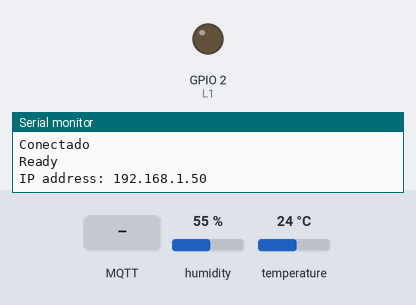
Bench run of a sketch on a simulated ESP8266 (NodeMCU). On the bench: output pins drawn as LEDs (lit = HIGH), the last lines printed to the serial monitor. Inputs (shaded band) come from the test bench; at power-on: humidity 55 %, temperature 24 °C. WiFi joins after 1.5 s; servers stay silent unless stated; no MQTT or app messages arrive unless stated.

Above: at 2.8 s.
2.9 s: MQTT message "0" arrives on the first subscribed topic
At 3.8 s:
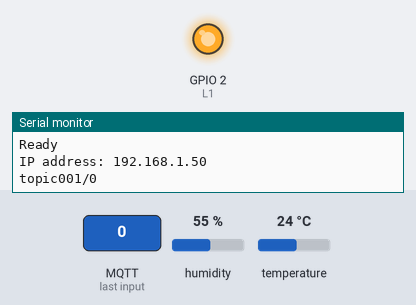
4.4 s: MQTT message "1" arrives on the first subscribed topic
At 5.0 s:
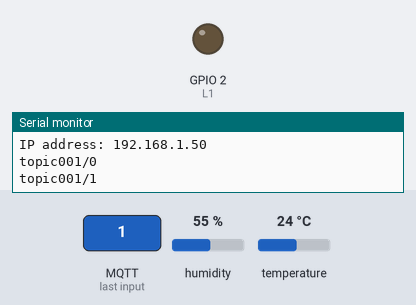
Timing chart, 0 to 7.4 s (numbered marks = the images above; inputs shaded):
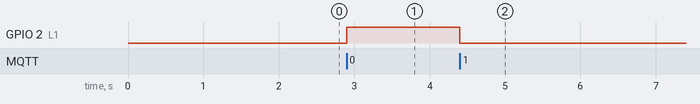

The sketch:

ESP01_dht11.ino
```cpp
#include <DHT.h>
#include <ESP8266WiFi.h>
#include <PubSubClient.h>
#include <ESP8266mDNS.h>
#include <WiFiUdp.h>
#include <ArduinoOTA.h>

#define L1 2
#define DHTPIN 0
#define DHTTYPE DHT11


float temperature;
float umidity;
long lastMsg = 0;

//..........Dados da Rede......................................................//
const char* ssid = "nome da rede";
const char* password = "senha";


//....informações do broker MQTT - Verifique as informações geradas pelo CloudMQTT

const char* mqttServer = "servidorMQTT";   //server
const char* mqttUser = "";                     //user
const char* mqttPassword = "";                //password
const int mqttPort = 1883;                     //port

//.........Tópicos mqtt que serão recebidos e enviados........................................//

const char* mqttTopicSub1 = "topic001";           //tópico que sera assinado botão
const char* mqttTopicPubtemp = "topictmp";     //tópico que sera assinado temperatura
const char* mqttTopicPubumid = "topicumd";     //tópico que sera assinado temperatura

//....................................................................................................//

WiFiClient Esplf;
PubSubClient client(Esplf);

DHT dht(DHTPIN, DHTTYPE);


void setup()
{
  Serial.begin(9600);
  //...................Conectando na rede WIFI.................................................//
  WiFi.mode(WIFI_STA);
  WiFi.begin(ssid, password);

  Serial.print("Connecting");

  while (WiFi.status() != WL_CONNECTED)
  {
    delay(500);
    Serial.print(".");
  }

  // Port defaults to 8266
  // ArduinoOTA.setPort(8266);

  // Hostname defaults to esp8266-[ChipID]
  // ArduinoOTA.setHostname("myesp8266");

  // No authentication by default
  // ArduinoOTA.setPassword("admin");

  // Password can be set with it's md5 value as well
  // MD5(admin) = 21232f297a57a5a743894a0e4a801fc3
  // ArduinoOTA.setPasswordHash("21232f297a57a5a743894a0e4a801fc3");


//...................Conectando no broker.................................//

  Serial.print("Connected, IP address: ");
  Serial.println(WiFi.localIP());
  Serial.println("Conectando no servidor mqtt................");
  client.setServer(mqttServer, mqttPort);
  client.setCallback(callback);

  while (!client.connected()) {
    Serial.println("Conectando ao Broker MQTT...");

    if (client.connect("Esplf", mqttUser, mqttPassword )) {
      Serial.println("Conectado");
    } else {
      Serial.print("falha estado  ");
      Serial.print(client.state());
      delay(2000);

    }
  }


  ArduinoOTA.onStart([]() {
     Serial.println("Iniciando OTA");
    });
  ArduinoOTA.onEnd([]() {
    Serial.println("\nEnd");
  });
  ArduinoOTA.onProgress([](unsigned int progress, unsigned int total) {
    Serial.printf("Progress: %u%%\r", (progress / (total / 100)));
  });
  ArduinoOTA.onError([](ota_error_t error) {
    Serial.printf("Error[%u]: ", error);
    if (error == OTA_AUTH_ERROR) {
      Serial.println("Auth Failed");
    } else if (error == OTA_BEGIN_ERROR) {
      Serial.println("Begin Failed");
    } else if (error == OTA_CONNECT_ERROR) {
      Serial.println("Connect Failed");
    } else if (error == OTA_RECEIVE_ERROR) {
      Serial.println("Receive Failed");
    } else if (error == OTA_END_ERROR) {
      Serial.println("End Failed");
    }
  });
  ArduinoOTA.begin();
  Serial.println("Ready");
  Serial.print("IP address: ");
  Serial.println(WiFi.localIP());


  dht.begin();
  pinMode(L1, OUTPUT);
  client.subscribe(mqttTopicSub1);

}

void callback(char* topic, byte* payload, unsigned int length) {

  //armazena msg recebida em uma sring
  payload[length] = '\0';
  String strMSG = String((char*)payload);

  //Serial.print("Mensagem mqtt: ");
  Serial.print(topic);
  Serial.print("/");
  Serial.println(strMSG);

  //aciona saída conforme msg recebida
  if (strMSG == "1") {        //se msg "1"
    digitalWrite(L1, LOW);  //coloca saída em LOW para ligar a Lampada - > o módulo RELE usado tem acionamento invertido. Se necessário ajuste para o seu modulo
  } else if (strMSG == "0") {  //se msg "0"
    digitalWrite(L1, HIGH);   //coloca saída em HIGH para desligar a Lampada - > o módulo RELE usado tem acionamento invertido. Se necessário ajuste para o seu modulo
  }

}


void reconect() {
  //Enquanto estiver desconectado
  while (!client.connected()) {
    Serial.print("Tentando conectar ao servidor MQTT");

    bool conectado = strlen(mqttUser) > 0 ?
                     client.connect("ESP8266Client", mqttUser, mqttPassword) :
                     client.connect("ESP8266Client");

    if (conectado) {

      Serial.println("Conectado!");

      //subscreve no tópico
      client.subscribe(mqttTopicSub1, 0); //nivel de qualidade: QoS 0


    } else {

      Serial.println("Falha durante a conexão.Code: ");
      Serial.println( String(client.state()).c_str());
      Serial.println("Tentando novamente em 10 s");

      //Aguarda 10 segundos
      delay(10000);
    }
  }
}

void loop() {

  ArduinoOTA.handle();

  if (!client.connected()) {
    reconect();
  }
  client.loop();


  // Publica o valor de temperatura e umidade a cada 5 segundos
  long now = millis();
  if (now - lastMsg > 5000) {
    lastMsg = now;

    temperature = dht.readTemperature();
    umidity = dht.readHumidity();

    char tmpMSG[8];
    dtostrf(temperature, 1, 2, tmpMSG);

    char umdMSG[8];
    dtostrf(umidity, 1, 2, umdMSG);

    client.publish(mqttTopicPubtemp, tmpMSG);
    client.publish(mqttTopicPubumid, umdMSG);

  }
}
```

Measured:
- after the input at 2.9 s, GPIO 2 (L1): LOW → HIGH at once
- after the input at 4.4 s, GPIO 2 (L1): HIGH → LOW at once
